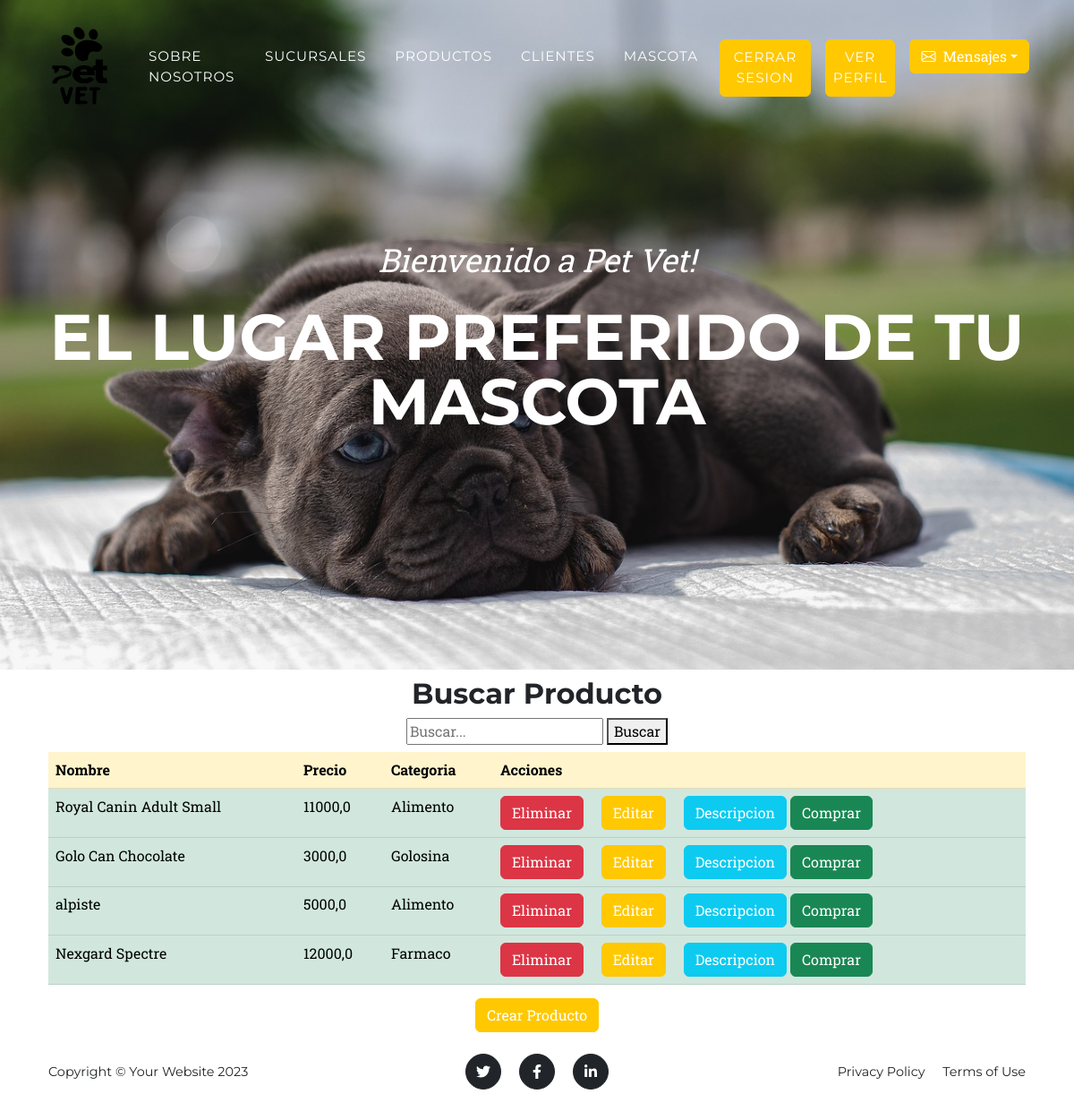
The app's page /producto/ (signed in) with its own data.
### app_vete/models.py (models this page shows, shortened)
class Producto(models.Model):
    nombre = models.CharField(max_length=100)
    precio = models.FloatField()
    categoria = models.CharField(max_length=50)
    descripcion = models.TextField(null=True)

### app_vete/views.py (the view)
# urls.py: path('producto/', views.producto, name = "producto"),
@login_required
def producto(request):
    query = request.GET.get('q')
    if query:
        producto = Producto.objects.filter(Q(nombre__icontains=query) | Q(precio__icontains=query) | Q(categoria__icontains=query))
    else:
        producto = Producto.objects.all()
    return render(request,"app_vete/producto.html", {"producto": producto})

### app_vete/templates/app_vete/producto.html (shortened to what this page needs)
{% extends "app_vete/base.html" %}
{% load static %}
{% block content %}
<div class ="container">
  <h2 class="text-center mt-2" id="producto">Buscar Producto</h2>
  <div class="d-flex flex-column align-items-center mb-2">
      <form action="" method="GET">
          <input type="text" name="q" placeholder="Buscar..." required>
          <button type="submit">Buscar</button>
      </form>
  </div>
    <div class ="container">
        <table class="table">
            <thead>
              <tr table class="table-primary">
                <th scope="col">Nombre</th>
                <th scope="col">Precio</th>
                <th scope="col">Categoria</th>
                <th scope="col">Acciones</th>
              </tr>
            </thead>
            <tbody>
                {% for productos in producto %}
              <tr table class="table-success">
                <td>{{ productos.nombre }}</td>
                <td>{{ productos.precio }}</td>
                <td>{{ productos.categoria }}</td>
                <td>
                {% if user.is_superuser %}
                <a class="btn btn-danger me-3" href = "{% url 'delete-producto' productos.id %}">Eliminar</a>
                <a class="btn btn-warning me-3" href = "{% url 'editar-producto' productos.id %}">Editar</a>
                {% endif %}
                {% if user.is_authenticated %}
                <a class="btn btn-info" href = "{% url 'descripcion-producto' productos.id %}">Descripcion</a>
                <a class="btn btn-success" href = "{% url 'pagina-remodelacion' %}#mensaje">Comprar</a>
                {% endif %}
                </td>
              </tr>
              <tr>
                {% endfor %}
            </tbody>
          </table>
    </div>
    {% if user.is_superuser %}
    <div class="text-center">
      <a href="{% url 'producto-form' %}" class="btn btn-primary">Crear Producto</a>
    </div>
    {% endif %}
{% endblock %}

### records on screen
Producto: nombre "Royal Canin Adult Small", precio "11000,0", categoria "Alimento"
Producto: nombre "Golo Can Chocolate", precio "3000,0", categoria "Golosina"
Producto: nombre "alpiste", precio "5000,0", categoria "Alimento"
Producto: nombre "Nexgard Spectre", precio "12000,0", categoria "Farmaco"
